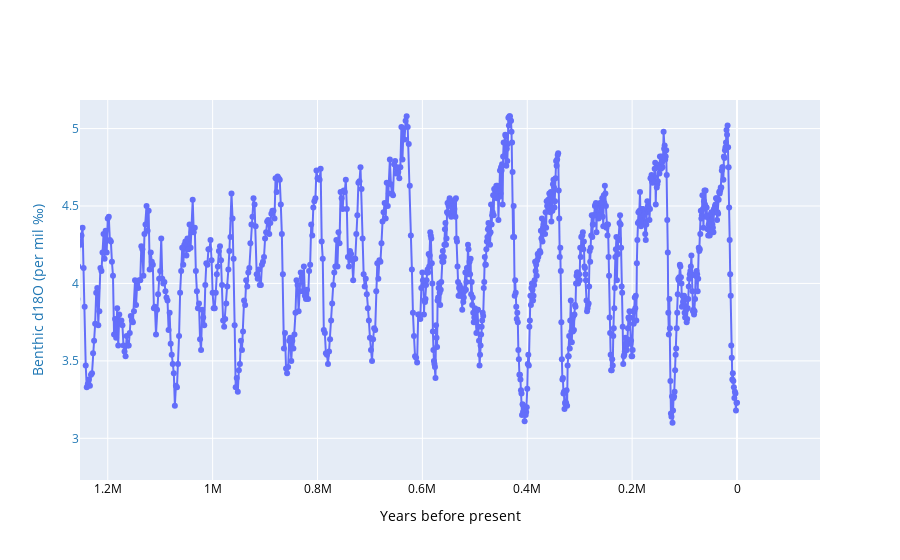

The cell this chart's notebook holds for it:
### Code cell
import plotly.graph_objects as go
fig = go.Figure(data=go.Scatter(x=benthic2005d18O['Time_(ka)']*1000, y=benthic2005d18O['Benthic_d18O_(per_mil)'], mode='lines+markers'))
# Create axis objects
fig.update_layout(
    xaxis=dict(
        domain=[0., 1.],
        title="Years before present",
        titlefont=dict(
            color="#000000"
        ),
        tickfont=dict(
            color="#000000"
        )
    ),
    yaxis=dict(
        title="Benthic d18O (per mil ‰)",
        titlefont=dict(
            color="#1f77b4"
        ),
        tickfont=dict(
            color="#1f77b4"
        ),
        anchor="x",
        overlaying="y",
        side="left",
        position=0.15
    )
)

fig['layout']['xaxis']['autorange'] = "reversed"
fig.show()

### Figure 1 — Plotly figure (JSON) as saved in the notebook; plotly's stock layout.template omitted (floating-point values rounded to 4 significant figures; data arrays with more than 128 entries replaced by an {"elided": "..."} marker saying what was removed)
{"data": [{"mode": "lines+markers", "type": "scatter", "x": {"elided": "1815 int values"}, "y": {"elided": "1815 float values"}}], "layout": {"autosize": true, "xaxis": {"autorange": false, "domain": [0, 1], "range": [1253000.0, -158200.0], "tickfont": {"color": "#000000"}, "title": {"font": {"color": "#000000"}, "text": "Years before present"}, "type": "linear"}, "yaxis": {"anchor": "x", "autorange": false, "overlaying": "y", "position": 0.15, "range": [2.731, 5.184], "side": "left", "tickfont": {"color": "#1f77b4"}, "title": {"font": {"color": "#1f77b4"}, "text": "Benthic d18O (per mil ‰)"}, "type": "linear"}}}
